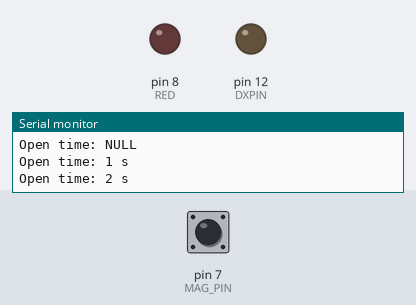
Recording of a sketch running on a simulated Arduino Uno, built with avr-gcc and run on an emulated ATmega328P. Shown: output pins drawn as LEDs (lit = HIGH), the last lines printed to the serial monitor. Dashed ring = blinking. The test bench sets the inputs (shaded band); at power-on: pin 7 (MAG_PIN) HIGH.

Above: at 2.8 s.
2.9 s: pin 7 (MAG_PIN) pulled LOW for 1.3 s
At 24.3 s:
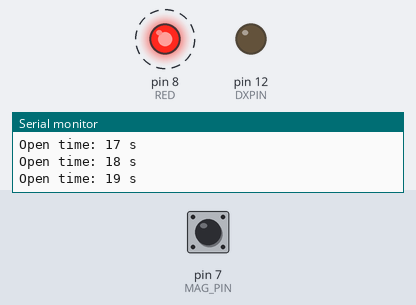
Timing chart, 0 to 27.5 s (numbered marks = the images above; inputs shaded):
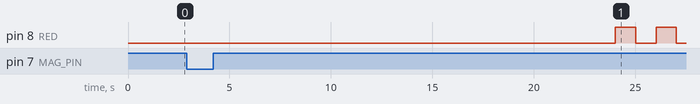

The sketch:

201901723_Assignment15.ino
```cpp
/*
 * Student Number : 201901723
 * Student Name : 최가은
 * Writing Date : 2022.11.19(토)
 * My feel about this assignment
 * 처음으로 Magnetic Switch를 사용해보았습니다.
 * 교내 모든 강의실에는 세콤이 설치되어있는데 이또한 Magnetic Switch를 사용하여 제어하는것이라고 생각을 하게 되었고,
 * 수업에서 배우는 것을 일상 속에서 쉽게 찾을 수 있다는 것을 확인한 것 같아서 신기했습니다.
*/

#define MAG_PIN 7
#define OPEN 1
#define CLOSE 0
#define DXPIN 12

int RED = 8;

unsigned long opentime;

// Simplify the time message by hiding 0 time value
String getTimeMsg(unsigned long otime) {
  int hour, min, sec;
  String res;
  hour = otime / 3600;
  min = (otime % 3600) / 60;
  sec = otime % 60;

  if(hour == 0) res = String(min)+" m "+String(sec)+" s";
  if(min == 0) res = String(hour)+" h :"+String(sec)+" s";
  if(sec == 0) res = String(hour)+" h "+String(min)+" m ";


  if(hour == 0 && min == 0) res = String(sec)+" s";
  if(hour == 0 && sec == 0) res = String(min)+" m";
  if(min == 0 && sec == 0) res = String(hour)+" h";


  if(hour != 0 && min != 0 && sec != 0) res = String(hour)+" h "+String(min)+" m "+String(sec)+" s ";
  if(hour == 0 && min == 0 && sec == 0) res = "NULL";

  return res;
}

void setup() {
  pinMode(MAG_PIN, INPUT_PULLUP);
  pinMode(RED, OUTPUT);
  pinMode(DXPIN, OUTPUT);
  Serial.begin(9600);
  opentime = 0;
}

void loop() {
  int value = digitalRead(MAG_PIN);

  if (value == OPEN) {
    String timeMsg = getTimeMsg(opentime++);
    Serial.print("Open time: ");
    Serial.println(timeMsg);

    // Blinking a red LED every 1s if it lasts more than 20s
    if (opentime >= 20) {
      digitalWrite(RED, HIGH);
      delay(1000);
      digitalWrite(RED, LOW);

      // Alert a sound using tone() if it lasts more than 30s
      if (opentime >= 30) {
        tone(DXPIN, 6271, 150);
        delay(200);
        noTone(DXPIN);
        tone(DXPIN, 4186, 150);
        delay(200);
      }
    }
  }
  // Stop all output and initialize the open time if the door is closed
  else {
    Serial.println("---Closed---");
    opentime = 0;
  }

  delay(1000);
}
```
